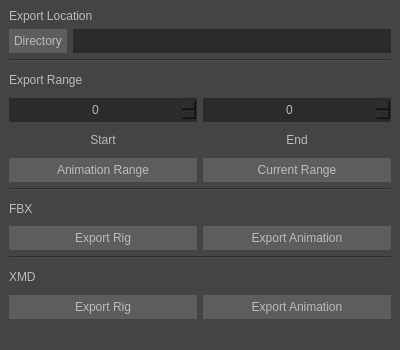
<?xml version="1.0" encoding="UTF-8"?>
<ui version="4.0">
 <class>MainWindow</class>
 <widget class="QMainWindow" name="MainWindow">
  <property name="geometry">
   <rect>
    <x>0</x>
    <y>0</y>
    <width>400</width>
    <height>350</height>
   </rect>
  </property>
  <property name="minimumSize">
   <size>
    <width>400</width>
    <height>350</height>
   </size>
  </property>
  <property name="maximumSize">
   <size>
    <width>400</width>
    <height>350</height>
   </size>
  </property>
  <property name="windowTitle">
   <string>Maya to Morpheme</string>
  </property>
  <property name="styleSheet">
   <string notr="true">QHeaderView::section 
{
 	background: qlineargradient(x1:0, y1:0, x2:0, y2:1, stop:0 #fff, stop:1 #333);
	color: #333;
	height: 1.54em;
}

QMainWindow#MainWindow * 
{
	color: rgb(187,187,187);
    background: rgb(68,68,68);
}

QMainWindow#MainWindow
{
    color: rgb(187,187,187);
	background: rgb(68,68,68);
	/*border: 0;*/
}

QMenuBar 
{
	color: rgb(187,187,187);
}
QMenuBar::item 
{
 	background: transparent;
 	color: rgb(187,187,187);
 	/*border: 0;*/
}

QMenuBar::item:selected 
{
	background: rgb(82,133,166);

}
QMenu::item:selected 
{
	background: rgb(82,133,166);
}</string>
  </property>
  <widget class="QWidget" name="centralwidget">
   <property name="styleSheet">
    <string notr="true">QWidget
{
	color:  rgb(187, 187, 187);
	background-color: rgb(68, 68, 68);
}

QLineEdit
{
	border: none;
	border-width: 2px;
	color:  rgb(187, 187, 187);
	background-color: rgb(43, 43, 43);
	padding: 2px;	
}

QPlainTextEdit
{
	border: none;
	color:  rgb(187, 187, 187);
	background-color: rgb(43, 43, 43);	
}

QPushButton
{
	border-style: outset;
	color:  rgb(187, 187, 187);
	background-color: rgb(93, 93, 93);
	padding: 5px;
}

QPushButton:hover
{
   background-color: rgb(112, 112, 112);
}

QSpinBox
{
    border: none;
	color:  rgb(187, 187, 187);
	background-color: rgb(43, 43, 43);
}

QSpinBox:disabled
{
	color:  rgb(107, 107, 107);
	background-color: rgb(63, 63, 63);
}

QLabel:disabled
{
	color:  rgb(107, 107, 107);
}

QLineEdit:disabled
{
	color:  rgb(107, 107, 107);
	background-color: rgb(63, 63, 63);
}	</string>
   </property>
   <layout class="QGridLayout" name="gridLayout">
    <item row="0" column="0">
     <layout class="QVBoxLayout" name="verticalLayout">
      <item>
       <layout class="QVBoxLayout" name="verticalLayout_2">
        <item>
         <widget class="QLabel" name="label_3">
          <property name="text">
           <string>Export Location</string>
          </property>
         </widget>
        </item>
        <item>
         <layout class="QFormLayout" name="formLayout">
          <property name="fieldGrowthPolicy">
           <enum>QFormLayout::AllNonFixedFieldsGrow</enum>
          </property>
          <item row="0" column="0">
           <widget class="QPushButton" name="btn_dir">
            <property name="text">
             <string>Directory</string>
            </property>
           </widget>
          </item>
          <item row="0" column="1">
           <widget class="QLineEdit" name="s_dir">
            <property name="sizePolicy">
             <sizepolicy hsizetype="Expanding" vsizetype="Preferred">
              <horstretch>0</horstretch>
              <verstretch>0</verstretch>
             </sizepolicy>
            </property>
           </widget>
          </item>
         </layout>
        </item>
       </layout>
      </item>
      <item>
       <widget class="Line" name="line_3">
        <property name="orientation">
         <enum>Qt::Horizontal</enum>
        </property>
       </widget>
      </item>
      <item>
       <widget class="QLabel" name="label_4">
        <property name="text">
         <string>Export Range</string>
        </property>
       </widget>
      </item>
      <item>
       <layout class="QHBoxLayout" name="horizontalLayout_3">
        <item>
         <widget class="QSpinBox" name="i_start">
          <property name="sizePolicy">
           <sizepolicy hsizetype="Minimum" vsizetype="Preferred">
            <horstretch>0</horstretch>
            <verstretch>0</verstretch>
           </sizepolicy>
          </property>
          <property name="alignment">
           <set>Qt::AlignCenter</set>
          </property>
          <property name="minimum">
           <number>-99999</number>
          </property>
          <property name="maximum">
           <number>99999</number>
          </property>
         </widget>
        </item>
        <item>
         <widget class="QSpinBox" name="i_end">
          <property name="sizePolicy">
           <sizepolicy hsizetype="Minimum" vsizetype="Preferred">
            <horstretch>0</horstretch>
            <verstretch>0</verstretch>
           </sizepolicy>
          </property>
          <property name="alignment">
           <set>Qt::AlignCenter</set>
          </property>
          <property name="minimum">
           <number>-99999</number>
          </property>
          <property name="maximum">
           <number>99999</number>
          </property>
         </widget>
        </item>
       </layout>
      </item>
      <item>
       <layout class="QHBoxLayout" name="horizontalLayout_6">
        <item>
         <widget class="QLabel" name="label_6">
          <property name="text">
           <string>Start</string>
          </property>
          <property name="alignment">
           <set>Qt::AlignCenter</set>
          </property>
         </widget>
        </item>
        <item>
         <widget class="QLabel" name="label_5">
          <property name="text">
           <string>End</string>
          </property>
          <property name="alignment">
           <set>Qt::AlignCenter</set>
          </property>
         </widget>
        </item>
       </layout>
      </item>
      <item>
       <layout class="QHBoxLayout" name="horizontalLayout_5">
        <item>
         <widget class="QPushButton" name="btn_animRange">
          <property name="sizePolicy">
           <sizepolicy hsizetype="Minimum" vsizetype="Preferred">
            <horstretch>0</horstretch>
            <verstretch>0</verstretch>
           </sizepolicy>
          </property>
          <property name="text">
           <string>Animation Range</string>
          </property>
         </widget>
        </item>
        <item>
         <widget class="QPushButton" name="btn_curRange">
          <property name="sizePolicy">
           <sizepolicy hsizetype="Minimum" vsizetype="Preferred">
            <horstretch>0</horstretch>
            <verstretch>0</verstretch>
           </sizepolicy>
          </property>
          <property name="text">
           <string>Current Range</string>
          </property>
         </widget>
        </item>
       </layout>
      </item>
      <item>
       <widget class="Line" name="line_2">
        <property name="orientation">
         <enum>Qt::Horizontal</enum>
        </property>
       </widget>
      </item>
      <item>
       <widget class="QLabel" name="label">
        <property name="text">
         <string>FBX</string>
        </property>
       </widget>
      </item>
      <item>
       <layout class="QHBoxLayout" name="horizontalLayout">
        <item>
         <widget class="QPushButton" name="btn_fbxRig">
          <property name="sizePolicy">
           <sizepolicy hsizetype="Minimum" vsizetype="Preferred">
            <horstretch>0</horstretch>
            <verstretch>0</verstretch>
           </sizepolicy>
          </property>
          <property name="text">
           <string>Export Rig</string>
          </property>
         </widget>
        </item>
        <item>
         <widget class="QPushButton" name="btn_fbxAnm">
          <property name="sizePolicy">
           <sizepolicy hsizetype="Minimum" vsizetype="Preferred">
            <horstretch>0</horstretch>
            <verstretch>0</verstretch>
           </sizepolicy>
          </property>
          <property name="text">
           <string>Export Animation</string>
          </property>
         </widget>
        </item>
       </layout>
      </item>
      <item>
       <widget class="Line" name="line">
        <property name="orientation">
         <enum>Qt::Horizontal</enum>
        </property>
       </widget>
      </item>
      <item>
       <widget class="QLabel" name="label_2">
        <property name="text">
         <string>XMD</string>
        </property>
       </widget>
      </item>
      <item>
       <layout class="QHBoxLayout" name="horizontalLayout_2">
        <item>
         <widget class="QPushButton" name="btn_xmdRig">
          <property name="sizePolicy">
           <sizepolicy hsizetype="Minimum" vsizetype="Preferred">
            <horstretch>0</horstretch>
            <verstretch>0</verstretch>
           </sizepolicy>
          </property>
          <property name="text">
           <string>Export Rig</string>
          </property>
         </widget>
        </item>
        <item>
         <widget class="QPushButton" name="btn_xmdAnm">
          <property name="sizePolicy">
           <sizepolicy hsizetype="Minimum" vsizetype="Preferred">
            <horstretch>0</horstretch>
            <verstretch>0</verstretch>
           </sizepolicy>
          </property>
          <property name="text">
           <string>Export Animation</string>
          </property>
         </widget>
        </item>
       </layout>
      </item>
     </layout>
    </item>
   </layout>
  </widget>
  <widget class="QStatusBar" name="statusbar"/>
 </widget>
 <resources/>
 <connections/>
</ui>
